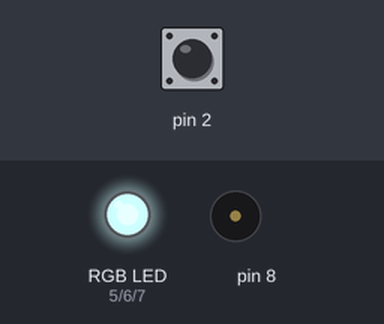
The sketch below on a simulated Arduino Uno, built with avr-gcc and run on an emulated ATmega328P. On the bench: an RGB LED mixed from three pins (HIGH = lit), buzzer (waves = sounding). Inputs (shaded band) come from the test bench; at power-on: pin 2 HIGH. What the sketch prints to the serial monitor is not drawn.

Above: at 1.2 s.
1.3 s: pin 2 driven LOW
At 2.4 s:
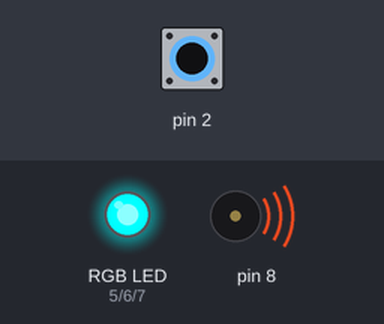
At 2.9 s:
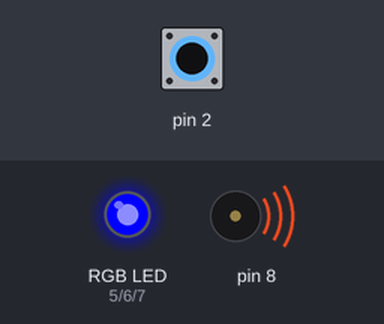
4.3 s: pin 2 pulsed HIGH 2 times (0.12 s each, 0.3 s apart)
At 6.5 s:
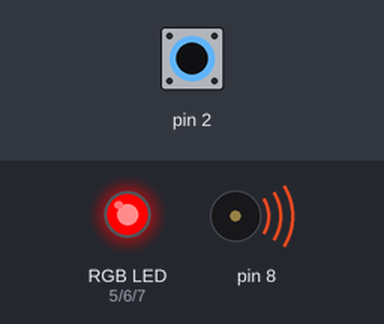
7.9 s: pin 2 pulsed HIGH 5 times (0.12 s each, 0.3 s apart)
Timing chart, 0 to 36.3 s (numbered marks = the images above; inputs shaded):
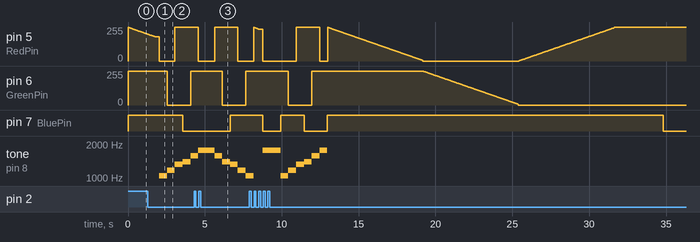

Measured:
- after the input at 1.3 s, pin 6 (GreenPin): 255/255 → 0/255 after 1.2 s, → 255/255 1.5 s later; pin 7 (BluePin): HIGH → LOW after 2.3 s; tone on pin 8: plays 1047 Hz for 0.51 s, 1175 Hz for 0.51 s, 1319 Hz for 0.51 s, 1397 Hz for 0.51 s, 1568 Hz for 0.23 s, starting after 0.73 s
- after the input at 4.3 s, pin 6 (GreenPin): 255/255 → 0/255 after 1.8 s, → 255/255 1.5 s later; pin 7 (BluePin): LOW → HIGH after 2.3 s instead of 0.78 s

The sketch:

rgb_step_changev3.ino
```cpp
/*
 * ====================================================
 *      Name: IR_LCD_disp_key.ino
 *   Version: 1.0
 *  Compiler: Arduino-IDE
 *   Company: WWW.SOGWORKS.CN
 *  Function: 1.在没有触发红外的情况下，就是慢慢的渐变
 *            2.在触发了红外的情况下，就快速的赤橙黄绿青蓝紫变一下，然互又恢复慢慢的渐变
 * RGB分别接：数字引脚567
 * =====================================================
 * */
#include"pitch.h"
//int Start_Over=0;
int RedPin = 5;                 //红色led引脚
int GreenPin = 6;               //绿色led引脚
int BluePin  = 7;                //蓝色led引脚
boolean newCommand=0;
int TH=500;
int interruptCount=0;
/**
 * 设置RGB颜色
 * @param red    红色
 * @param green  绿
 * @param blue   蓝
 */
void setColor(int red, int green, int blue)
{
    analogWrite(RedPin, 255-red);
    analogWrite(GreenPin, 255-green);
    analogWrite(BluePin, 255-blue);
}

/**
 * 延时并且还要检查是否有红外中断，假中断
 */
boolean delayAndCheckInterrupts(){
    for (int i = 0; i < 50; ++i){
        delay(10);
        checkIR();
        if (newCommand){
            return 1;
        }
    }
    return 0;
}


/**
 * [返回映射过的随机数]
 * @param  x在[1,4]范围内
 * @return  返回映射的几个值
 */
int mapRandom(int x){
    if(0==x){
        return 0;
    }
    if(1==x){
        return 500;
    }
    if(2==x){
        return 1000;
    }
    if(3==x){
        return 1500;
    }
    if(4==x){
        return 2500;
    }
}


/**
 * 用的别人的渐变算法,给RGB的引脚发送RGB的值
 * ::::我现在想传入三个参数，（r，g，b），是六个颜色，让其在六个颜色之间变。
 *     依次传入6次值，不断循环
 * @param index  lightTable的索引值
 */
void sendrgbElement(int Red, int Green, int Blue) {

    int FadeTime,HoldTime;
    FadeTime = 1000;
    HoldTime = 200;

    static int redPrev = 0;    // keep track of previous Red brightness value
    static int greenPrev = 0;  // keep track of previous Green brightness value
    static int  bluePrev = 0;   // keep track of previous Blue brightness value

    // set color timing values
    //   everytime the fadeCounter reaches this timing value in the fade loop
    //   we will update the color value for the color (default value of 0 for no updating)
    int redTime = 0;
    int greenTime = 0;
    int blueTime = 0;

    // set values of temp colors
    //   starting from the previous color values,
    //   these will change to the color values just gotten from rgbElement over fadeTime
    int redTemp = redPrev;
    int greenTemp = greenPrev;
    int blueTemp = bluePrev;

    // fade LEDs up or down, from previous values to current values
    int redDelta = Red - redPrev;                // total amount to fade red value (up or down) during fadeTime
    int greenDelta = Green - greenPrev;          // total amount to fade green value (up or down) during fadeTime
    int blueDelta = Blue - bluePrev;             // total amount to fade blue value (up or down) during fadeTime

    if (redDelta != 0) {
        redTime = (FadeTime / redDelta);           // increment Red value every time we reach this fade value in the fade loop
        redTime = abs(redTime);
        redTime = redTime + 1;                     // adjust for truncation of integer division
    }                                            //
    int redTimeInc = redTime;                    // increment Red value every time the fadeCounter increments this amount

    if (greenDelta != 0) {
        greenTime = (FadeTime / greenDelta);       // increment Green value every time we reach this fade value in the fade loop
        greenTime = abs(greenTime);
        greenTime = greenTime + 1;                 // adjust for truncation of integer division
    }                                            //
    int greenTimeInc = greenTime;                // increment Green value every time the fadeCounter increments this amount

    if (blueDelta != 0) {
        blueTime = (FadeTime / blueDelta);         // increment Blue value every time we reach this fade value in the fade loop
        blueTime = abs(blueTime);
        blueTime = blueTime + 1;                   // adjust for truncation of integer division
    }                                            //
    int blueTimeInc = blueTime;                  // increment Blue value every time the fade value increments this amount


    int redInc = 1;
    int greenInc = 1;
    int blueInc = 1;
    if (redDelta < 0) redInc = -1;
    if (greenDelta < 0) greenInc = -1;
    if (blueDelta < 0) blueInc = -1;
    //循环
    for (int fadeCounter=1; fadeCounter<=FadeTime; fadeCounter++) {
        if ( fadeCounter == redTime ) {
            redTemp = redTemp + redInc;                 // increment to next red value
            redTime = redTime + redTimeInc;             // we'll increment Red value again when FadeTime reaches new redTime
        }
        if ( fadeCounter == greenTime ) {
            greenTemp = greenTemp + greenInc;           // increment to next green value
            greenTime = greenTime + greenTimeInc;       // we'll increment Green value again when FadeTime reaches new greenTime
        }
        if ( fadeCounter == blueTime ) {
            blueTemp = blueTemp + blueInc;              // increment to next blue value
            blueTime = blueTime + blueTimeInc;          // we'll increment Blue value again when FadeTime reaches new blueTime
        }
        setColor(redTemp,greenTemp,blueTemp);
        delayMicroseconds(1000);
        if ( checkIR() ) return;  // if the IR detector saw IR, then we should reset and start over (checkIR() gets set to 1 in the interrupt routine if the IR detector saw IR)
    }
    redPrev = Red;
    greenPrev = Green;
    bluePrev = Blue;
}


void setup()
{
    Serial.begin(9600);
    //将引脚设置为输出
    pinMode(RedPin, OUTPUT);
    pinMode(GreenPin, OUTPUT);
    pinMode(BluePin, OUTPUT);
    //设置随机数种子
    randomSeed(103);
    //安置中断函数
    attachInterrupt(0,recv_isr, FALLING );
}

int colorTable[6][3]=
{
    {
        255,0,0    }
    ,      //红
    {
        255,255,0    }
    ,    //黄
    {
        0,255,0    }
    ,      //绿
    {
        0,255,255    }
    ,        //青
    {
        0,0,255    }
    ,      //蓝
    {
        255,0,255    }
    ,        //杨红
};


/**
 * 中断0的中断函数，FALLONG触发
 */
unsigned long now1 = 0;
unsigned long now2 = 0;
bool flag1_beginTime = 1;
bool flag2 = 0;
int count;
int command;


void recv_isr()
{

    unsigned long now;
    interruptCount++;
    now = millis();

    if(count==0){           //不能每次都开始计时，在count==0计时
        now1=now;
        now2=now;
        count=1;
        return;
    }
    if(now-now2>50){        //消抖动
        count++;
        now2=now;
    }
}

//需要不断的去检查
boolean checkIR(){
    unsigned long now;
    Serial.print(command);
    Serial.print(", ");
    Serial.println(interruptCount);

    now=millis();

    if((now-now1)>=TH){
        if(count){
            newCommand=1;       //下一个新的命令开启
            command=count;
            count=0;
            return 1;
        }
    }

    return 0;

}
/**
 * 产生3个随机数给LED
 */
unsigned long pulseHIGH = 0;
void toggleIRtodo(){
    Serial.print( " :+++");
    Serial.print(now1);
    Serial.print(", ");
    Serial.print(now2);
    Serial.print(", count=");
    Serial.println(count);
    //根据count的值去做不同的操作
    //   for(int j=0;j<1;j++){
    if(command == 1){
        delay(200);

        setColor(255, 0, 0);  // 红色
        tone(8,NOTE_C6);
        //     delay(500);
        if(delayAndCheckInterrupts())return;
        noTone(8);

        setColor(255, 255, 0);  // yellow
        tone(8,NOTE_D6);

        if(delayAndCheckInterrupts())return;
        noTone(8);

        setColor(0, 255, 0);  //green
        tone(8,NOTE_E6);
        if(delayAndCheckInterrupts())return;
        noTone(8);

        setColor(0, 255, 255);  // 青色cyan
        tone(8,NOTE_F6);
        if(delayAndCheckInterrupts())return;
        noTone(8);

        setColor(0, 0, 255);  // blue
        tone(8,NOTE_G6);
        if(delayAndCheckInterrupts())return;
        noTone(8);

        setColor(255, 0, 255);  // 紫色
        tone(8,NOTE_A6);
        if(delayAndCheckInterrupts())return;
        noTone(8);
    }
    if(command >= 2){
        delay(200);

        setColor(255, 0, 255);  // 紫色
        tone(8,NOTE_A6);
        if(delayAndCheckInterrupts())return;
        noTone(8);

        setColor(0, 0, 255);  // blue
        tone(8,NOTE_G6);
        if(delayAndCheckInterrupts())return;
        noTone(8);

        setColor(0, 255, 255);  // 青色cyan
        tone(8,NOTE_F6);
        if(delayAndCheckInterrupts())return;
        noTone(8);

        setColor(0, 255, 0);  //green
        tone(8,NOTE_E6);
        if(delayAndCheckInterrupts())return;
        noTone(8);

        setColor(255, 255, 0);  // yellow
        tone(8,NOTE_D6);
        if(delayAndCheckInterrupts())return;
        noTone(8);

        setColor(255, 0, 0);  // 红色
        tone(8,NOTE_C6);
        if(delayAndCheckInterrupts())return;
        noTone(8);
    }
    //  }
}

void loop() {
    if(!newCommand){
        checkIR();
    }
    if(newCommand){
        newCommand=0;
        toggleIRtodo();
    }
    else {
        for (int i = 0; i < 6; ++i) {
            sendrgbElement(colorTable[i][0],colorTable[i][1] ,colorTable[i][2]);
            if(newCommand)break;
        }
    }
}
```

pitch.h
```cpp
/*************************************************
 * Public Constants
 *************************************************/

#define NOTE_B0  31
#define NOTE_C1  33
#define NOTE_CS1 35
#define NOTE_D1  37
#define NOTE_DS1 39
#define NOTE_E1  41
#define NOTE_F1  44
#define NOTE_FS1 46
#define NOTE_G1  49
#define NOTE_GS1 52
#define NOTE_A1  55
#define NOTE_AS1 58
#define NOTE_B1  62
#define NOTE_C2  65
#define NOTE_CS2 69
#define NOTE_D2  73
#define NOTE_DS2 78
#define NOTE_E2  82
#define NOTE_F2  87
#define NOTE_FS2 93
#define NOTE_G2  98
#define NOTE_GS2 104
#define NOTE_A2  110
#define NOTE_AS2 117
#define NOTE_B2  123
#define NOTE_C3  131
#define NOTE_CS3 139
#define NOTE_D3  147
#define NOTE_DS3 156
#define NOTE_E3  165
#define NOTE_F3  175
#define NOTE_FS3 185
#define NOTE_G3  196
#define NOTE_GS3 208
#define NOTE_A3  220
#define NOTE_AS3 233
#define NOTE_B3  247
#define NOTE_C4  262
#define NOTE_CS4 277
#define NOTE_D4  294
#define NOTE_DS4 311
#define NOTE_E4  330
#define NOTE_F4  349
#define NOTE_FS4 370
#define NOTE_G4  392
#define NOTE_GS4 415
#define NOTE_A4  440
#define NOTE_AS4 466
#define NOTE_B4  494
#define NOTE_C5  523
#define NOTE_CS5 554
#define NOTE_D5  587
#define NOTE_DS5 622
#define NOTE_E5  659
#define NOTE_F5  698
#define NOTE_FS5 740
#define NOTE_G5  784
#define NOTE_GS5 831
#define NOTE_A5  880
#define NOTE_AS5 932
#define NOTE_B5  988
#define NOTE_C6  1047
#define NOTE_CS6 1109
#define NOTE_D6  1175
#define NOTE_DS6 1245
#define NOTE_E6  1319
#define NOTE_F6  1397
#define NOTE_FS6 1480
#define NOTE_G6  1568
#define NOTE_GS6 1661
#define NOTE_A6  1760
#define NOTE_AS6 1865
#define NOTE_B6  1976
#define NOTE_C7  2093
#define NOTE_CS7 2217
#define NOTE_D7  2349
#define NOTE_DS7 2489
#define NOTE_E7  2637
#define NOTE_F7  2794
#define NOTE_FS7 2960
#define NOTE_G7  3136
#define NOTE_GS7 3322
#define NOTE_A7  3520
#define NOTE_AS7 3729
#define NOTE_B7  3951
#define NOTE_C8  4186
#define NOTE_CS8 4435
#define NOTE_D8  4699
#define NOTE_DS8 4978
```
